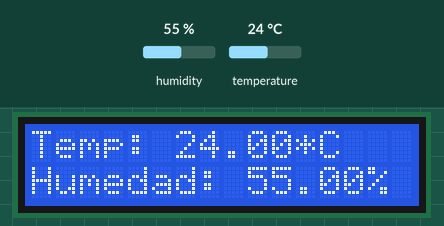
Recording of a sketch running on a simulated Arduino Uno, built with avr-gcc and run on an emulated ATmega328P. On the bench: 16×2 character LCD. Inputs (shaded band) come from the test bench; at power-on: humidity 55 %, temperature 24 °C. What the sketch prints to the serial monitor is not drawn.

Above: at 4.2 s.
4.3 s: humidity set to 58 %
At 7.2 s:
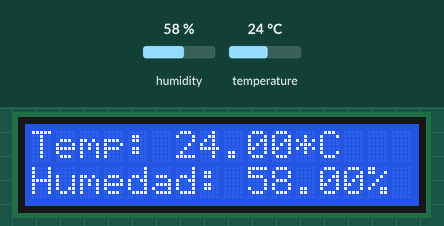
7.7 s: humidity set to 62 %
At 11.5 s:
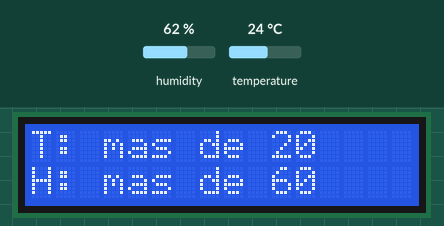
11.8 s: temperature set to 22 °C
15.7 s: temperature set to 19 °C
At 19.7 s:
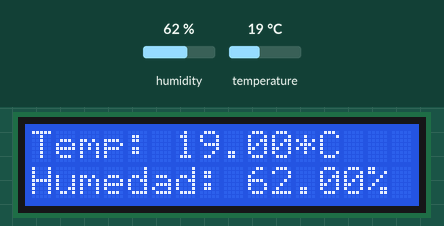
20.2 s: temperature set to 28 °C
At 24.1 s:
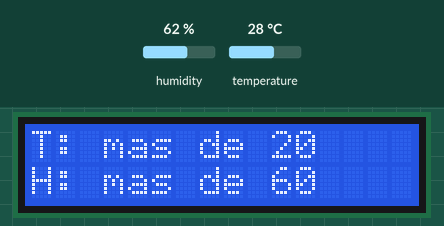
Timing chart, 0 to 25.3 s (numbered marks = the images above; inputs shaded):
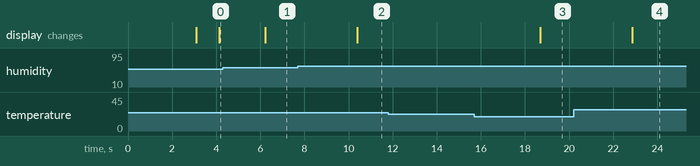

Measured:
- the behaviour switches between 60 and 61 % on humidity (found by bisection; images 1 and 2)
- the behaviour switches between 21 and 20 °C on temperature (found by bisection; images 2 and 3)
- after the input at 4.3 s, the display: changes after 1.9 s (image 1)
- after the input at 7.7 s, the display: changes after 2.7 s (image 2)
- after the input at 11.8 s, every drawn part: stays the same
- after the input at 15.7 s, the display: changes after 3.0 s (image 3)
- after the input at 20.2 s, the display: changes after 2.7 s (image 4)

The sketch:

Sensor_DHT-LCD.ino
```cpp
//Programa para medir la temperatura y la humedad de un ambiente
//que se muestra en una pantalla lcd 16x2 I2C.
#include <DHT.h>
#include <DHT_U.h>
#include <LiquidCrystal_I2C.h>
#include <SoftwareSerial.h>

LiquidCrystal_I2C lcd(0x27, 16, 2);

int SENSOR = 8;
float TEMPERATURA;
float HUMEDAD;


DHT dht (SENSOR, DHT11);


void setup() {
  Serial.begin(9600);
  lcd.init();
  lcd.backlight();
  lcd.setCursor(0, 0);
  lcd.print("Iniciando jeje");
  dht.begin();

  delay(3000);
  lcd.clear();

}

void loop() {
  TEMPERATURA = dht.readTemperature();
  HUMEDAD = dht.readHumidity();

  //Serial.println(TEMPERATURA);
  //Serial.println(HUMEDAD);
  delay(1000);
  lcd.clear();

  if (TEMPERATURA > 20 && HUMEDAD > 60){//Dos condiciones
    Serial.println("T: mas de 20");
    Serial.println("H: mas de 60");
    lcd.setCursor(0,0);
    lcd.print("T: mas de 20");
    lcd.setCursor(0,1);
    lcd.print("H: mas de 60");
    //lcd.clear();

  }
  else {
    Serial.println("Temp: "+String(TEMPERATURA)+"*C");
    Serial.println("H: "+String(HUMEDAD)+"%");

    lcd.setCursor(0,0);
    lcd.print("Temp: "+ String(TEMPERATURA)+"*C");
    //lcd.setCursor(9, 0);
    //lcd.print(TEMPERATURA);

    lcd.setCursor(0,1);
    lcd.print("Humedad: "+ String(HUMEDAD)+"%");
    //lcd.setCursor(9, 1);
    //lcd.print(HUMEDAD);

}


}
```
